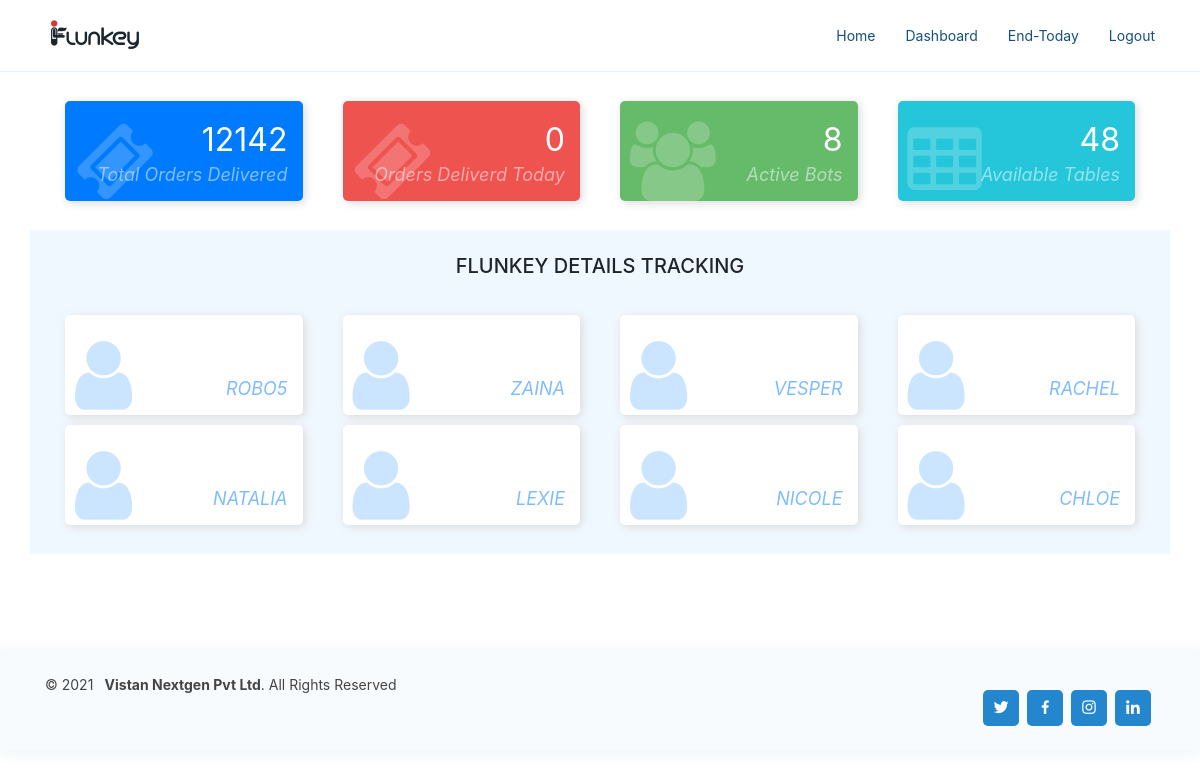
The page /dashboard/ (signed in) on the database as committed earlier.
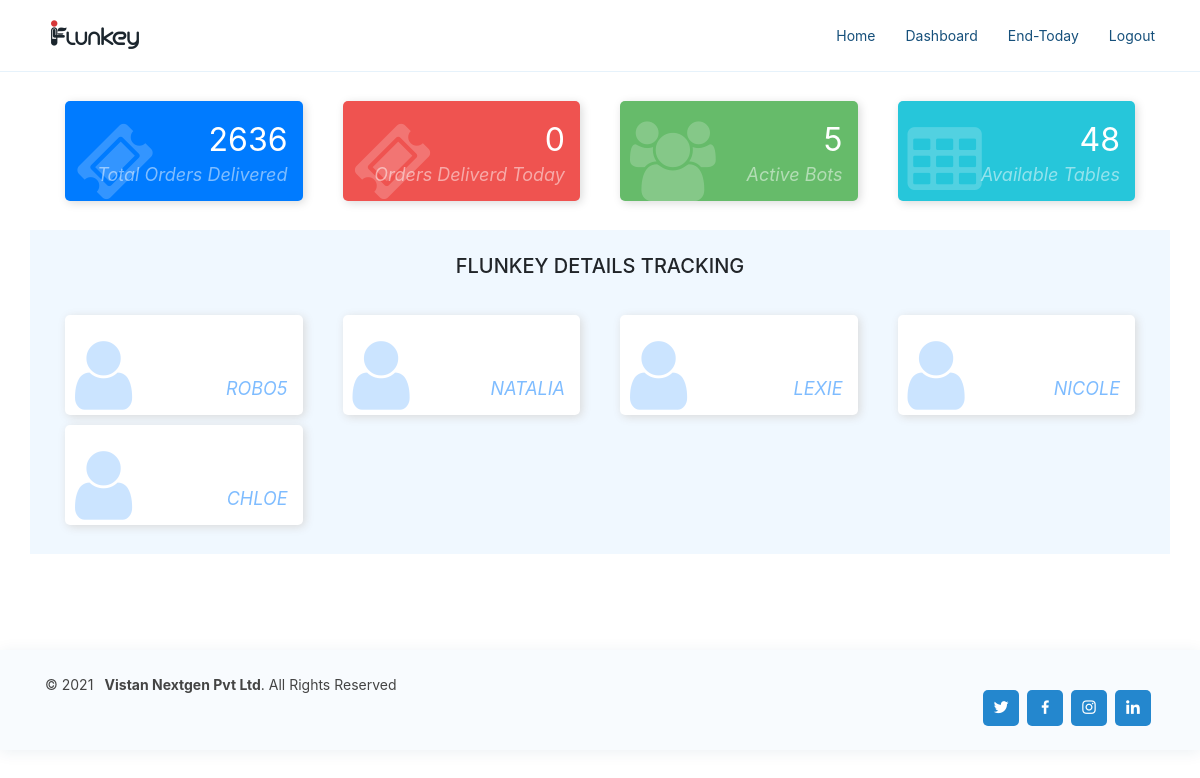
The same page on the database as committed later.
### BotsApp/models.py (models this page shows, shortened)
class Bot(models.Model):
    rest = models.ForeignKey(Restaurant, on_delete=models.CASCADE)
    bot_no = models.IntegerField()
    bot_name = models.CharField(max_length = 300)
    bot_color = models.CharField(max_length = 200)
    image = models.ImageField(upload_to = 'bot_images')
    status = models.BooleanField(default=True, help_text="bot working(active or inactive)")   # active or inactive
    avialable = models.BooleanField(default=True, help_text="available or not avialabe for delivery")  # avialabe to serve or not avialable
    ip = models.CharField(max_length=15)
    port = models.IntegerField()
    created_at = models.DateTimeField(auto_now_add=True)
    updated_at = models.DateTimeField(auto_now = True)
    battery = models.DecimalField(max_digits=5, decimal_places=2, default = 0)
    class Meta:
        verbose_name = 'Bot'
        verbose_name_plural = 'Bots'
        ordering = ('-id',)

### DashboardApp/views.py (the view)
# urls.py: path('', views.DashboardView, name = 'dashboard'),
def DashboardView(request):
    return render(request, 'DashboardApp/dashboard.html')

### RestaurantApp/models.py (called while the page is built)
    def __str__(self):
        return str(self.rest_name)

### DashboardApp/templates/DashboardApp/dashboard.html
{% extends 'base.html' %}
{% load static %}
{% block css %}
<link href="{% static "assets/css/boot.min.css" %}" rel="stylesheet" id="bootstrap-css">
{% endblock %}
{% block content %}
    <div class="container">
        <div class="container">
            <div class="row">
            <div class="col-md-3">
              <div class="card-counter primary">
                <i class="fa fa-ticket"></i>
                <span class="count-numbers">{{fd}}</span>
                <span class="count-name">Total Orders Delivered</span>
              </div>
            </div>
            <div class="col-md-3">
              <div class="card-counter danger">
                <i class="fa fa-ticket"></i>
                <span class="count-numbers">{{td}}</span>
                <span class="count-name">Orders Deliverd Today</span>
              </div>
            </div>
            <div class="col-md-3">
              <div class="card-counter success">
                <i class="fa fa-users"></i>
                <span class="count-numbers">{{ab}}</span>
                <span class="count-name">Active Bots</span>
              </div>
            </div>
            <div class="col-md-3">
              <div class="card-counter info">
                <i class="fa fa-table"></i>
                <span class="count-numbers">{{at}}</span>
                <span class="count-name">Available Tables</span>
              </div>
            </div>
          </div>
        </div>
        <br>
    </div>
    <div class="container" style="background-color: aliceblue; border-radius: 0%;">
        <br>
        <center><h5>FLUNKEY DETAILS TRACKING</h5></center><br>
        <div class="container">
            <div class="row">
                {% for i in ab1 %}
                            <div class="col-sm-3">
                            <a href="{% url 'DashboardApp:bot-dashboard' i.id %}">
                                <div class="card-counter warning">
                                  <i class="fa fa-user"></i>
                                    <div class = "count-name">{{i.bot_name}}</div>
                                </div>
                            </a>
                            </div>
                {% endfor %}
            </div>
            <br>
        </div>
      </div>
{% endblock%}

Rows that differ between the two databases and show on the page:
removed Bot: bot_name "ZAINA"
removed Bot: bot_name "VESPER"
removed Bot: bot_name "RACHEL"
Other text that changed with them:
{{ fd }}: "12142" → "2636"
{{ ab }}: "8" → "5"
